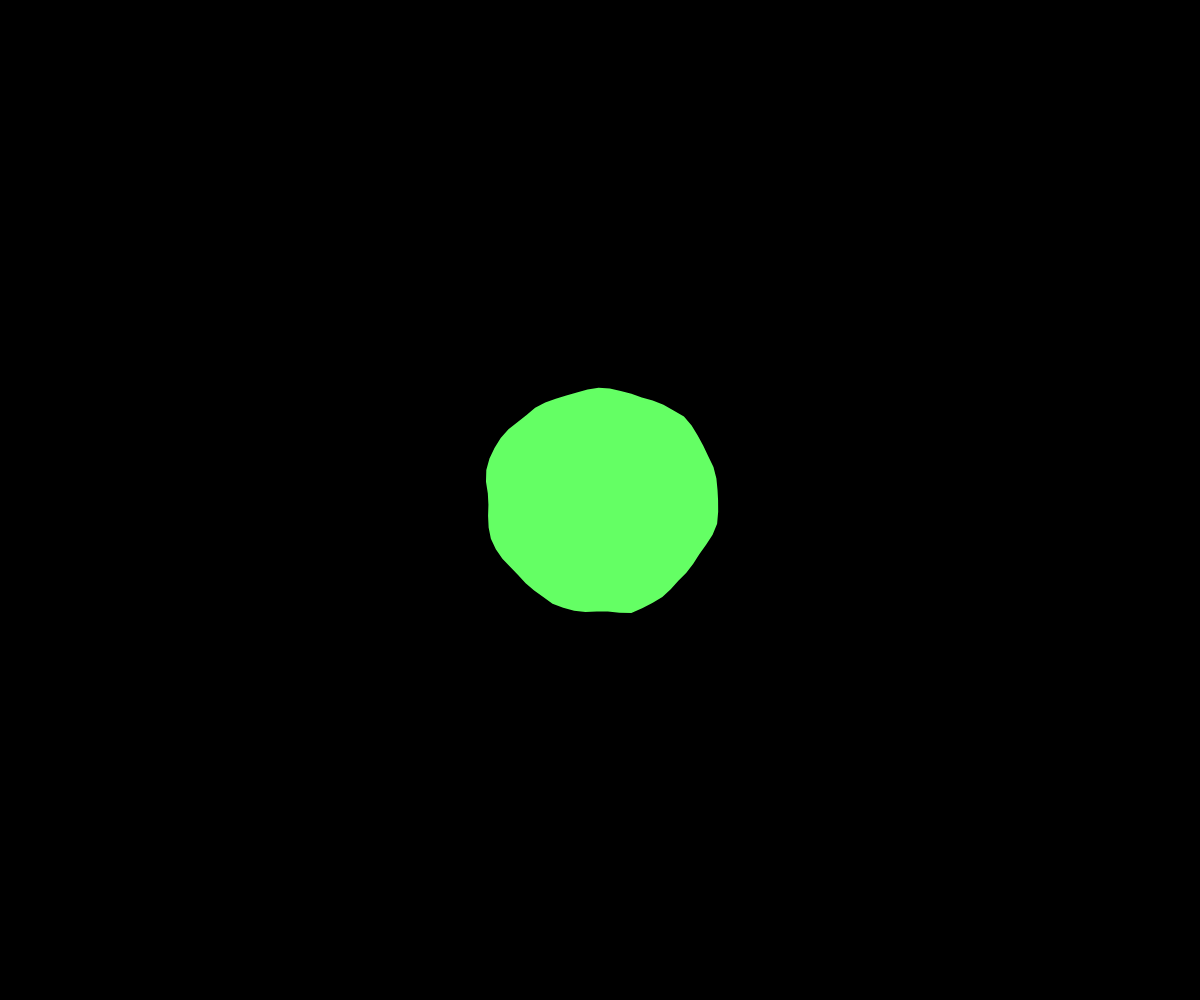
Frame 1 (no input)
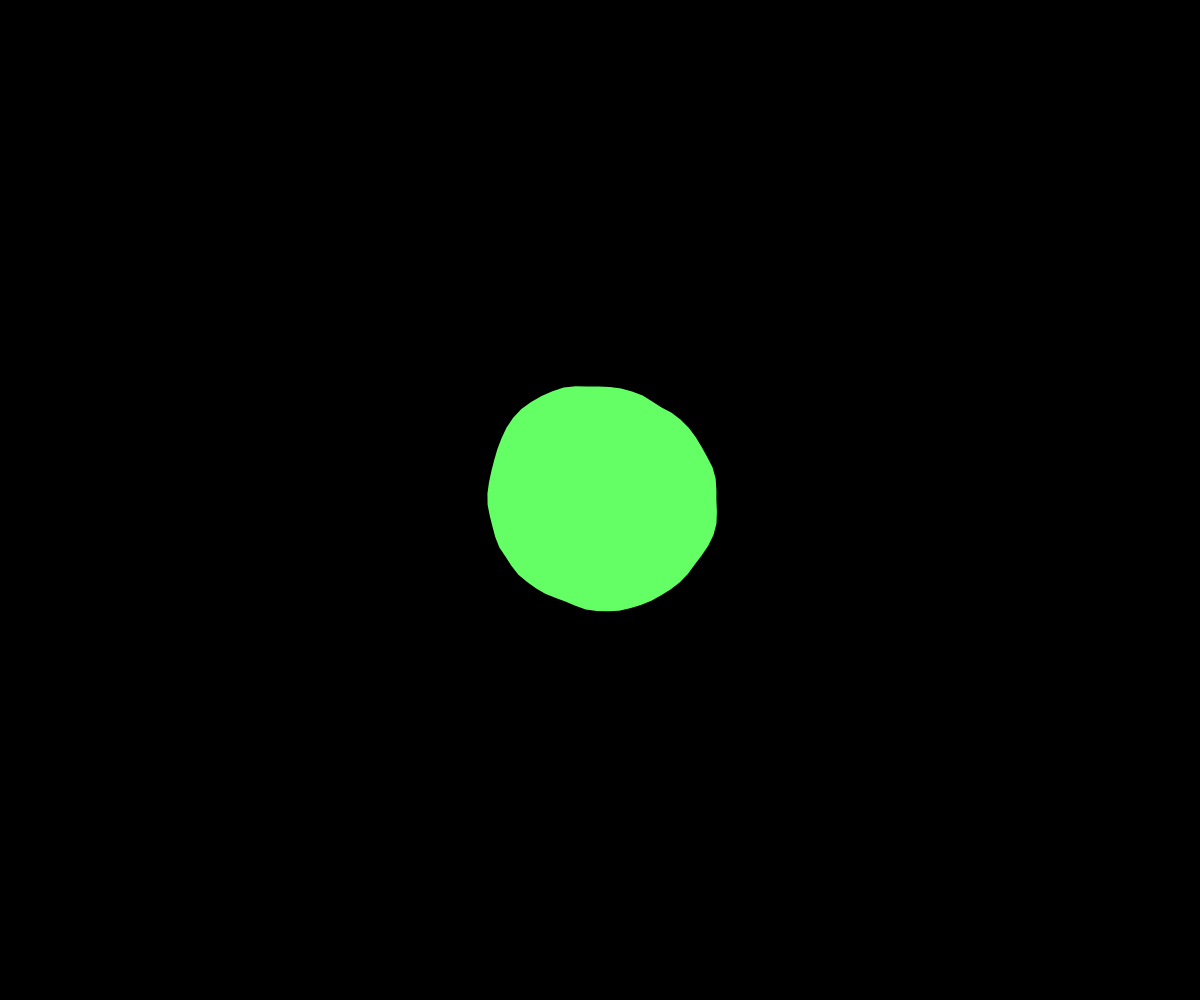
Frame 60 (no input)
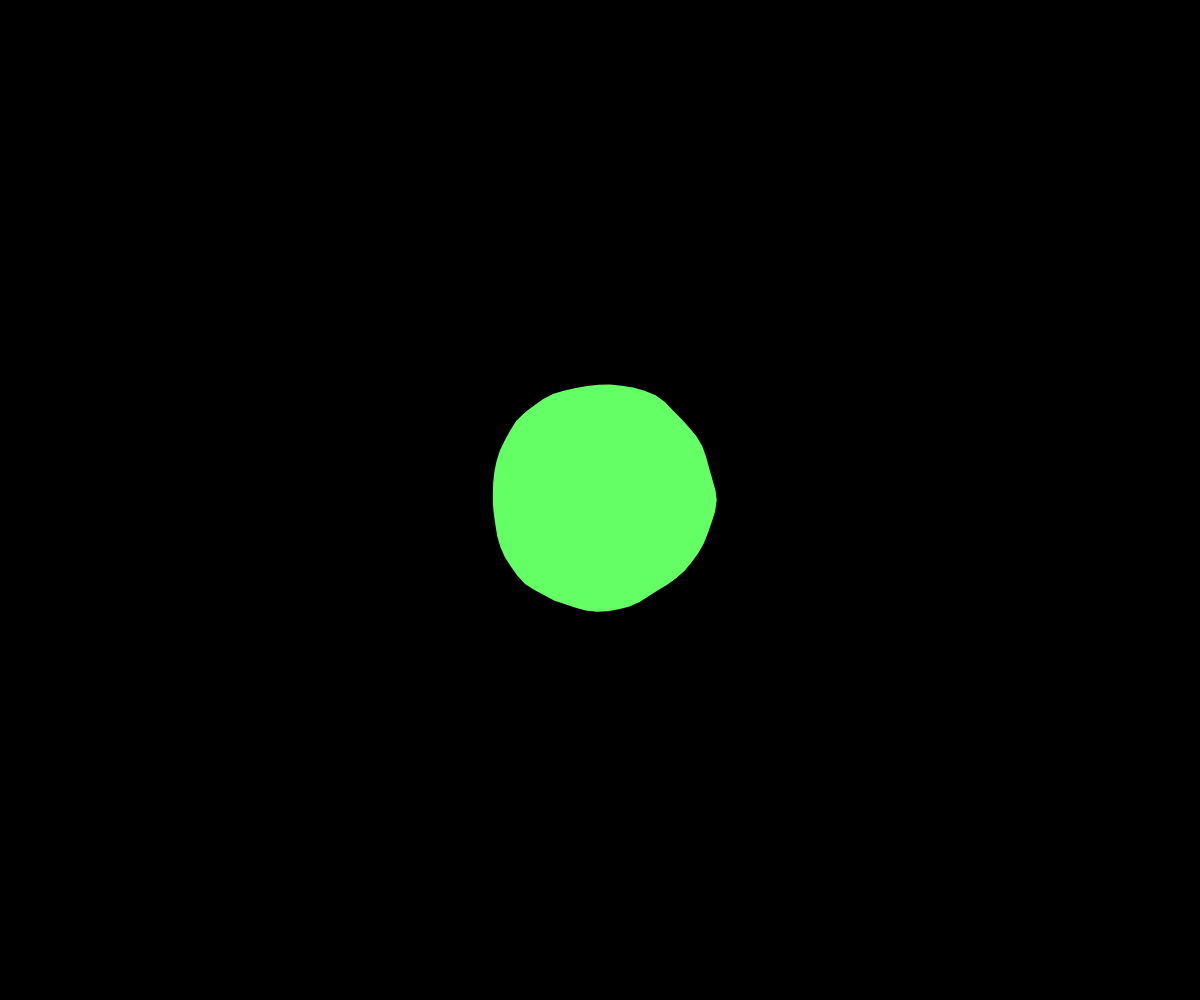
Frame 120 (the mouse pressed at the canvas centre since frame 60)

The p5.js sketch that drew these frames (run headless with seeded random() and noise() and a simulated clock; from frame 60 on, the mouse is pressed at the canvas centre):

// p5.js sketch
// ── sketch.js
let t=0;
function setup() { createCanvas(windowWidth, windowHeight); }
function draw() {
  background(0);
  translate(width/2, height/2);
  noStroke(); fill(100, 255, 100);
  beginShape();
  for(let a=0; a<TWO_PI; a+=0.1) {
    let r = 100 + 30*noise(cos(a)+1, sin(a)+1, t);
    vertex(r*cos(a), r*sin(a));
  }
  endShape(CLOSE);
  t+=0.05;
}
function windowResized() { resizeCanvas(windowWidth, windowHeight); }
